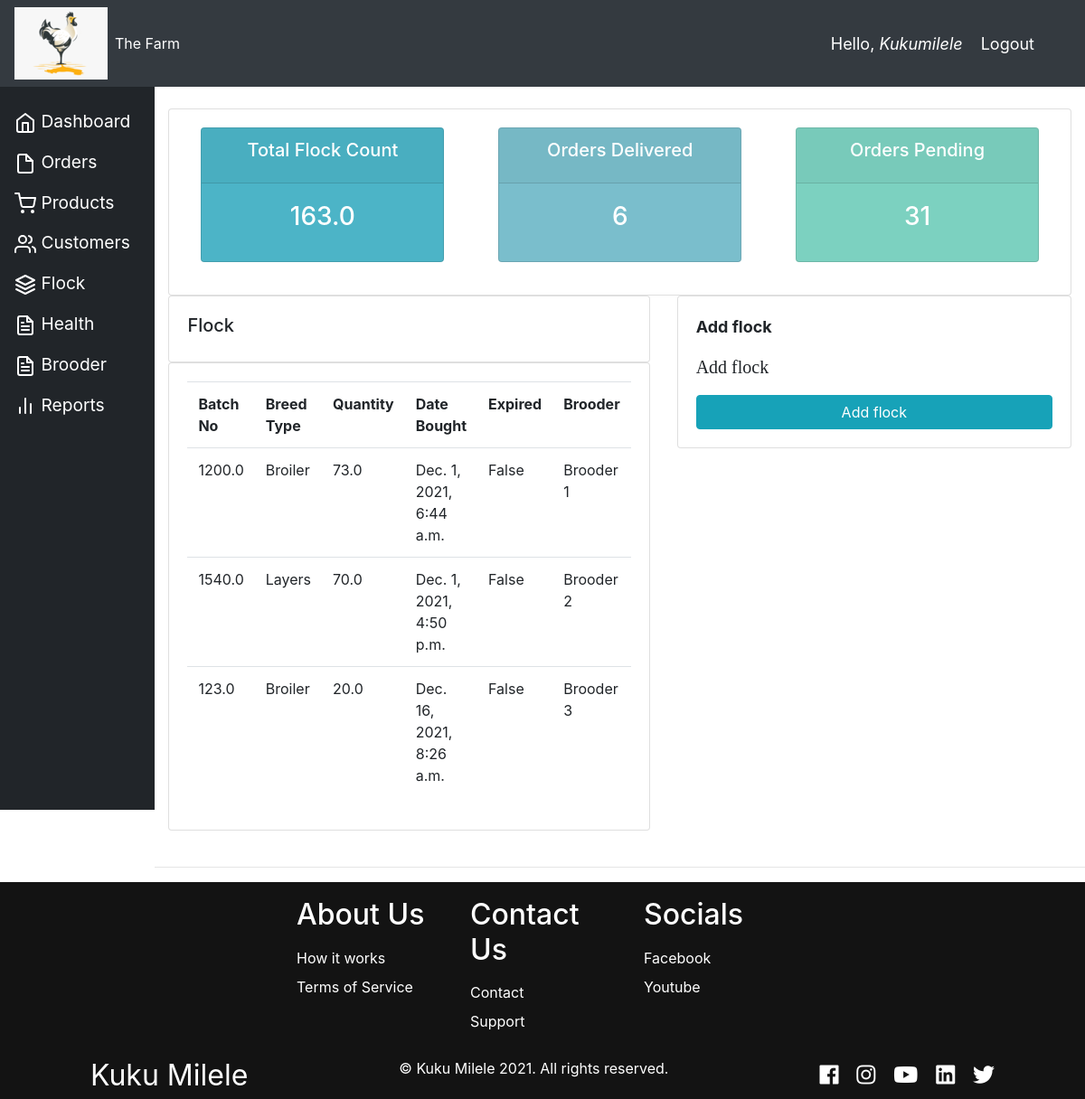
The app's page /flock/ (signed in), older data.
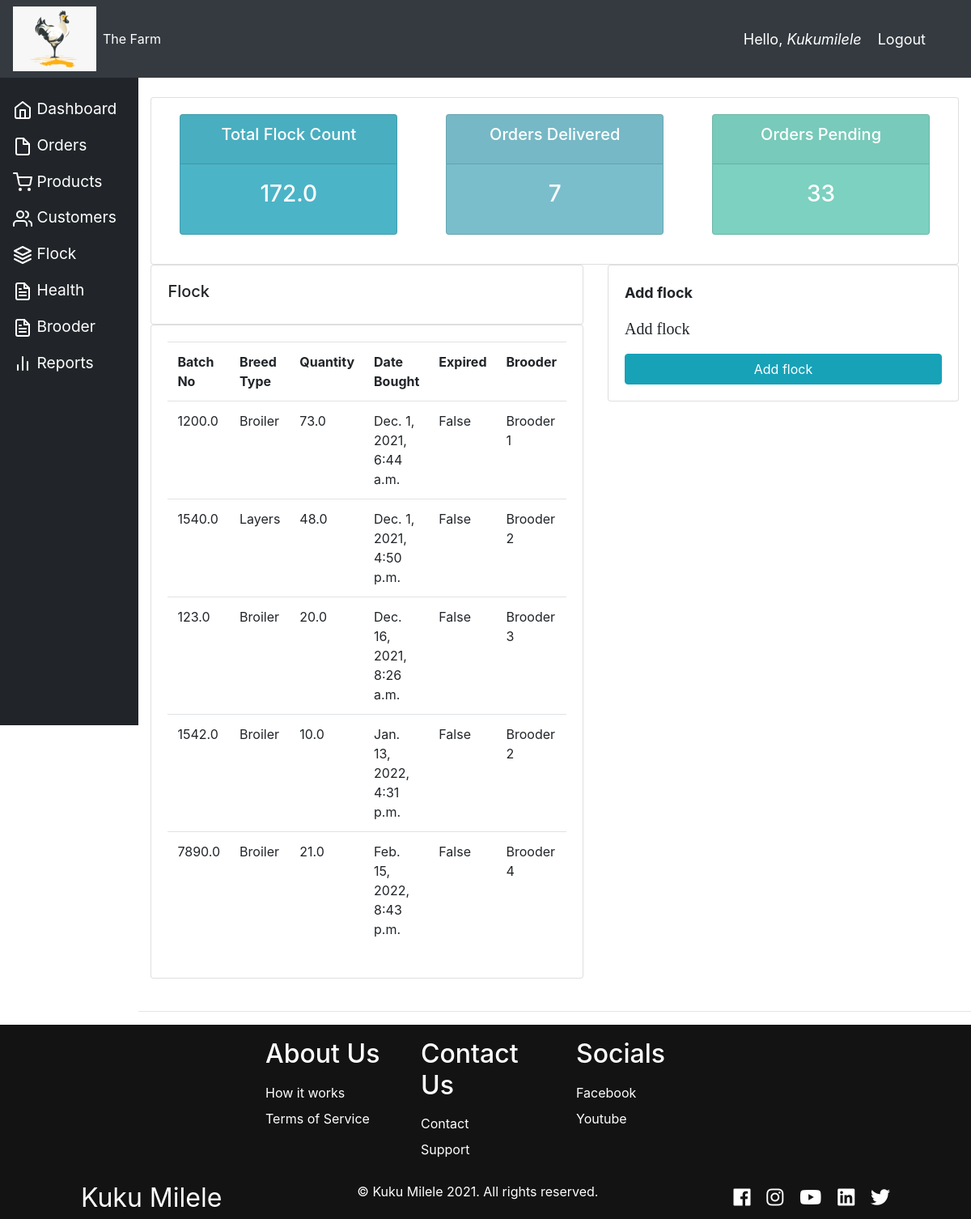
The same page, newer data.
### accounts/models.py (models this page shows, shortened)
class Flock(models.Model):
    BREED_TYPE = (
        ("Broiler", "Broiler"),
        ("Layers", "Layers"),
    )
    flock_breedtype = models.CharField(
        max_length=100, null=True, choices=BREED_TYPE)
    batch_no = models.FloatField(null=True, validators=[
                                 MinValueValidator(1.0)])
    flock_quantity = models.FloatField(
        null=True, validators=[MinValueValidator(1.0), MaxValueValidator(100.0)]
    )
    date_flock_bought = models.DateTimeField(auto_now_add=True, null=True)
    flock_price = models.FloatField(
        null=True, validators=[MinValueValidator(1.0)])
    is_closed = models.BooleanField(default=False, null=True)
    brooder = models.ForeignKey(Brooder, null=True, on_delete=models.SET_NULL)

class Brooder(models.Model):
    brooder_name = models.CharField(max_length=50, null=True)
    is_occupied = models.BooleanField(default=False, null=True)
    last_cleaning_date = models.DateField(null=True)
    capacity = 100
    def __str__(self):
        return self.brooder_name

### accounts/decorators.py (the view)
        def wrapper_func(request, *args, **kwargs):
            group = None
            if request.user.groups.exists():
                group = request.user.groups.all()[0].name
            if group in allowed_roles:
                return view_func(request, *args, **kwargs)
            else:
                return HttpResponse('You are not authorized to view this page as per the decorator')

### accounts/views.py (called while the page is built)
@login_required(login_url="login")
@allowed_users(allowed_roles=["admin"])
def flock(request):
    flock = Flock.objects.all()
    orders = Order.objects.all()
    delivered = orders.filter(status="Delivered").count()
    pending = orders.filter(status="Pending").count()
    active_flock = []
    for i in flock:
        flock_count = i.flock_quantity
        active_flock.append(flock_count)
    number_of_active_flock = sum(active_flock)
    context = {
        "flock": flock,
        "delivered": delivered,
        "pending": pending,
        "number_of_active_flock": number_of_active_flock,
    }
    return render(request, "accounts/flock.html", context)

### accounts/templates/accounts/flock.html (shortened to what this page needs)
{% extends 'accounts/main.html' %} {% block content %}
<br />
<div class="row">
  <div class="col-md">
    <div class="card card-body">{%include 'accounts/flock_status.html' %}</div>
  </div>
</div>
<div class="row">
  <div class="col-md">
    <div class="card card-body">
      <h5>Flock</h5>
    </div>
    <div>
      <div class="card card-body">
        <table class="table">
          <tr>
            <th>Batch No</th>
            <th>Breed Type</th>
            <th>Quantity</th>
            <th>Date Bought</th>
            <th>Expired</th>
            <th>Brooder</th>
          </tr>
          {% for i in flock %}
          <tr>
            <td>{{i.batch_no}}</td>
            <td>{{i.flock_breedtype}}</td>
            <td>{{i.flock_quantity}}</td>
            <td>{{i.date_flock_bought}}</td>
            <td>{{i.is_closed}}</td>
            <td>{{i.brooder}}</td>
          </tr>
          {% endfor %}
        </table>
      </div>
    </div>
  </div>
  <div class="col-md">
    <div class="card card-body">
      <p id="add-flock-title">Add flock</p>
      <p id="add-flock-content">Add flock</p>
      <a class="btn btn-info" href="{% url 'add_flock' %}" width="12px"
        >Add flock</a
      >
    </div>
  </div>
</div>
{% endblock %}

### accounts/templates/accounts/main.html (shortened to what this page needs)
{% load static %}
<!DOCTYPE html>
<html lang="en">
  <head>
    <link
      rel="stylesheet"
      href="https://stackpath.bootstrapcdn.com/bootstrap/4.3.1/css/bootstrap.min.css"
    />
    <link
      rel="stylesheet"
      type="text/css"
      href="{% static '/css/main.css' %}"
    />
    <link
      rel="stylesheet"
      href="https://stackpath.bootstrapcdn.com/bootstrap/4.1.3/css/bootstrap.min.css"
    />
    <link
      rel="stylesheet"
      href="https://use.fontawesome.com/releases/v5.6.1/css/all.css"
    />
  </head>
  <body>
    {% include 'accounts/navbar.html' %}
    <div class="page-container">
      <div class="position-sticky pt-3 sidebar">
        <ul class="nav flex-column justify-content-between">
          <li class="nav-item justify-content-start">
            <a
              class="nav-link active"
              aria-current="page"
              href="{% url 'home' %}"
            >
              Dashboard
            </a>
          </li>
          <li class="nav-item">
            <a class="nav-link" href="{% url 'all_orders' %}">
              Orders
            </a>
          </li>
          <li class="nav-item">
            <a class="nav-link" href="{% url 'products' %}">
              Products
            </a>
          </li>
          <li class="nav-item">
            <a class="nav-link" href="{% url 'all_customers' %}">
              Customers
            </a>
          </li>
          <li class="nav-item">
            <a class="nav-link" href="{% url 'flock' %}">
              Flock
            </a>
          </li>
          <li class="nav-item">
            <a class="nav-link" href="{% url 'health_manager' %}">
              Health
            </a>
          </li>
          <li class="nav-item">
            <a class="nav-link" href="{% url 'brooder_manager' %}">
              Brooder
            </a>
          </li>
          <li class="nav-item">
            <a class="nav-link" href="{% url 'reports' %}">
              Reports
            </a>
          </li>
        </ul>
      </div>
      <div class="main-content">
        <div class="container-fluid">{% block content %} {% endblock %}</div>
        <br />
        <hr />
      </div>
    </div>
    {% include 'accounts/footer.html' %}
  </body>
</html>

### accounts/templates/accounts/navbar.html (shortened to what this page needs)
{% load static %}
<nav class="navbar navbar-expand-lg navbar-dark bg-dark">
  <a href="{% url 'home' %}"
    ><img src="{% static 'images/logo.png' %}" alt=""
  /></a>
  <div class="collapse navbar-collapse" id="navbarNav">
    <ul class="navbar-nav">
      <li class="nav-item active">
        <a class="nav-link" href="{% url 'home' %}">The Farm</a>
      </li>
    </ul>
  </div>
  <span class="hello-msg">Hello,<i class="username"> {{request.user}}</i></span>
  <span class="hello-msg"
    ><a class="hello-msg" href="{% url 'logout' %}">Logout</a></span
  >
</nav>

### accounts/templates/accounts/flock_status.html
<div class="row">
  <div class="col">
    <div class="col-md">
      <div class="card text-center text-white mb-3" id="total-orders">
        <div class="card-header">
          <h5 class="card-title">Total Flock Count</h5>
        </div>
        <div class="card-body">
          <h3 class="card-title">{{number_of_active_flock}}</h3>
        </div>
      </div>
    </div>
  </div>
  <div class="col">
    <div class="col-md">
      <div class="card text-center text-white mb-3" id="orders-delivered">
        <div class="card-header">
          <h5 class="card-title">Orders Delivered</h5>
        </div>
        <div class="card-body">
          <h3 class="card-title">{{delivered}}</h3>
        </div>
      </div>
    </div>
  </div>
  <div class="col">
    <div class="col-md">
      <div class="card text-center text-white mb-3" id="orders-pending">
        <div class="card-header">
          <h5 class="card-title">Orders Pending</h5>
        </div>
        <div class="card-body">
          <h3 class="card-title">{{pending}}</h3>
        </div>
      </div>
    </div>
  </div>
</div>

### accounts/templates/accounts/footer.html (shortened to what this page needs)
<div class="footer__container">
  <div class="footer__links">
    <div class="footer__link--wrapper">
      <div class="footer__link--items">
        <h2>About Us</h2>
        <a href="/index">How it works</a>
        <a href="/">Terms of Service</a>
      </div>
      <div class="footer__link--items">
        <h2>Contact Us</h2>
        <a href="/">Contact</a>
        <a href="/">Support</a>
      </div>
      <div class="footer__link--items">
        <h2>Socials</h2>
        <a href="/">Facebook</a>
        <a href="/">Youtube</a>
      </div>
    </div>
  </div>
  <section class="social__media">
    <div class="social__media--wrap">
      <div class="footer-text">
        <div class="footer__logo">
          <a href="/" id="footer__logo">Kuku Milele</a>
        </div>
        <p class="website__rights">
          &copy; Kuku Milele 2021. All rights reserved.
        </p>
      </div>
      <div class="social__icons">
        <a
          href="http://facebook.com/"
          class="social__icon--link"
          target="_blank"
          ><i class="fab fa-facebook"></i
        ></a>
        <a
          href="http://instagram.com/"
          class="social__icon--link"
          target="_blank"
          ><i class="fab fa-instagram"></i
        ></a>
        <a href="http://youtube.com/" class="social__icon--link" target="_blank"
          ><i class="fab fa-youtube"></i
        ></a>
        <a
          href="http://linkedin.com/"
          class="social__icon--link"
          target="_blank"
          ><i class="fab fa-linkedin"></i
        ></a>
        <a href="http://twitter.com/" class="social__icon--link" target="_blank"
          ><i class="fab fa-twitter"></i
        ></a>
      </div>
    </div>
  </section>
</div>

### static/css/main.css (style rules this page uses)
*, html { scroll-behavior: smooth; }
body { background-color: #ebeff5; }
#total-orders { background-color: #4cb4c7; }
#orders-delivered { background-color: #7abecc; }
#orders-pending { background-color: #7cd1c0; }

### accounts/templates/accounts/main.html (style rules this page uses)
.page-container { display: flex; justify-content: space-between; }
.sidebar { height: 100vh; width: 100% !important; background-color: #212529; flex: 1; position: sticky; top: 0; }
.sidebar li { text-transform: capitalize; font-size: 1.2rem; }
.sidebar li a { color: white; }
.main-content { flex: 6; }

### accounts/templates/accounts/navbar.html (style rules this page uses)
.hello-msg { font-size: 18px; color: #fff; margin-right: 20px; }

### accounts/templates/accounts/flock.html (style rules this page uses)
#add-flock-title { font-weight: bold; font-size: 18px; }
#add-flock-content { font-size: 20px; font-family: Cambria, Cochin, Georgia, Times, "Times New Roman", serif; }

### accounts/templates/accounts/footer.html (style rules this page uses)
.footer__container { background-color: #131313; display: flex; flex-direction: column; justify-content: center; align-items: center; height: 30vh; overflow: hidden; }
#footer__logo { color: #fff; display: flex; align-items: center; cursor: pointer; text-decoration: none; font-size: 2rem; }
.footer__links { width: 100%; max-width: 1000px; display: flex; justify-content: center; }
.footer__link--wrapper { display: flex; }
.footer__link--items { display: flex; flex-direction: column; align-items: flex-start; margin: 16px; text-align: left; width: 160px; box-sizing: border-box; }
.footer__link--items h2 { margin-bottom: 16px; color: #fff; }
.footer__link--items a { color: #fff; text-decoration: none; margin-bottom: 0.5rem; transition: 0.3 ease-out; -webkit-transition: 0.3 ease-out; -moz-transition: 0.3 ease-out; -ms-transition: 0.3 ease-out; -o-transition: 0.3 ease-out; }
.social__icon--link { color: #fff; font-size: 24px; }
.social__media { max-width: 1000px; width: 100%; }
.footer-text { width: 100%; display: flex; align-items: center; justify-content: space-between; margin: auto; text-align: center; }
.social__media--wrap { display: flex; justify-content: space-between; align-items: center; width: 100%; text-align: center; }
.social__icons { display: flex; justify-content: space-between; align-items: center; width: 240px; }
.website__rights { color: #fff; flex: 1; }

Row changes from the older to the newer data that the page shows:
changed Flock "Layers": flock_quantity "70.0" → "48.0"
added Flock: batch_no "1542.0", flock_breedtype "Broiler", flock_quantity "10.0", date_flock_bought "Jan. 13, 2022, 4:31 p.m.", is_closed "False", brooder "Brooder 2"
added Flock: batch_no "7890.0", flock_breedtype "Broiler", flock_quantity "21.0", date_flock_bought "Feb. 15, 2022, 8:43 p.m.", is_closed "False", brooder "Brooder 4"
Text that changed along with them:
{{ number_of_active_flock }}: "163.0" → "172.0"
{{ delivered }}: "6" → "7"
{{ pending }}: "31" → "33"
